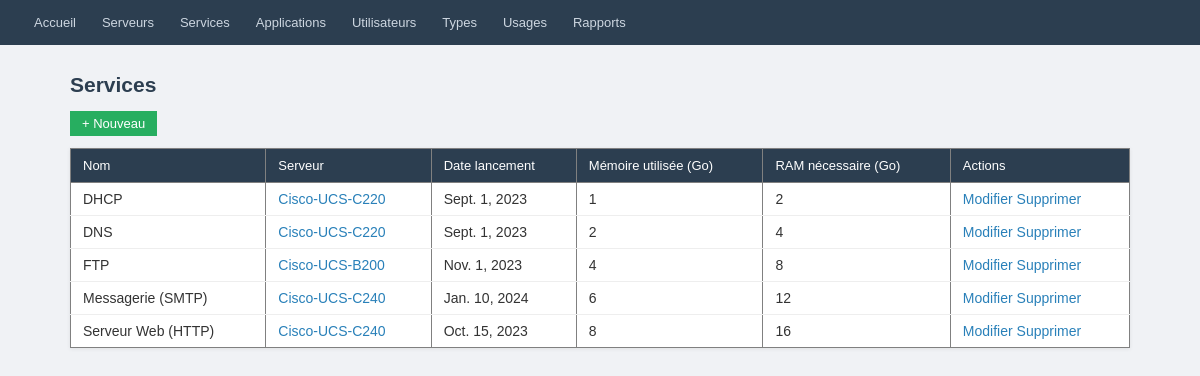
Page /services/ on the committed database.
### inventory/models.py (models this page shows, shortened)
class Service(models.Model):
    nom_service             = models.CharField(max_length=100, unique=True)
    date_lancement          = models.DateField()
    espace_memoire_utilise  = models.PositiveIntegerField()
    memoire_vive_necessaire = models.PositiveIntegerField()
    serveur                 = models.ForeignKey(
                                  Serveur,
                                  on_delete=models.PROTECT,
                                  related_name='services'
                              )
    class Meta:
        ordering = ['nom_service']
        db_table = 'service'

class Serveur(models.Model):
    nom               = models.CharField(max_length=100, unique=True)
    type_serveur      = models.ForeignKey(
                            TypeServeur,
                            on_delete=models.PROTECT,
                            related_name='serveurs'
                        )
    nombre_processeur = models.PositiveIntegerField()
    capacite_memoire  = models.PositiveIntegerField()
    capacite_stockage = models.PositiveIntegerField()
    class Meta:
        ordering = ['nom']
        db_table = 'serveur'
    def __str__(self):
        return self.nom

### inventory/views.py (the view)
# urls.py: path('services/',                    views.service_list,   name='service-list'),
def service_list(request):
    return render(request, 'inventory/service/list.html', {'services': Service.objects.select_related('serveur')})

### inventory/templates/inventory/service/list.html (shortened to what this page needs)
{% extends "inventory/base.html" %}
{% block content %}
<h2>Services</h2>
<a href="{% url 'inventory:service-create' %}">+ Nouveau</a>
<table border="1" cellpadding="5">
  <tr><th>Nom</th><th>Serveur</th><th>Date lancement</th><th>Mémoire utilisée (Go)</th><th>RAM nécessaire (Go)</th><th>Actions</th></tr>
  {% for svc in services %}
  <tr>
    <td>{{ svc.nom_service }}</td>
    <td><a href="{% url 'inventory:server-detail' svc.serveur.pk %}">{{ svc.serveur }}</a></td>
    <td>{{ svc.date_lancement }}</td>
    <td>{{ svc.espace_memoire_utilise }}</td>
    <td>{{ svc.memoire_vive_necessaire }}</td>
    <td>
      <a href="{% url 'inventory:service-update' svc.pk %}">Modifier</a>
      <a href="{% url 'inventory:service-delete' svc.pk %}">Supprimer</a>
    </td>
  </tr>
  {% empty %}<tr><td colspan="6">Aucun service.</td></tr>{% endfor %}
</table>
{% endblock %}

### inventory/templates/inventory/base.html (style rules this page uses)
* { box-sizing: border-box; margin: 0; padding: 0; }
body { font-family: Arial, sans-serif; font-size: 14px; background: #f0f2f5; color: #333; }
h1, h2, h3 { margin-bottom: 14px; color: #2c3e50; }
a { color: #2980b9; text-decoration: none; }
a[href*="create"] { display: inline-block; background: #27ae60; color: #fff; padding: 5px 12px; border-radius: 0; margin-bottom: 12px; font-size: 13px; }
table { width: 100%; border-collapse: collapse; background: #fff; box-shadow: 0 1px 4px rgba(0,0,0,0.08); }
th { background: #2c3e50; color: #fff; padding: 9px 12px; text-align: left; font-weight: normal; font-size: 13px; }
td { padding: 8px 12px; border-bottom: 1px solid #eee; }
tr:last-child td { border-bottom: none; }

### rows in the picture
Service: nom_service "DHCP", serveur "Cisco-UCS-C220", date_lancement "Sept. 1, 2023", espace_memoire_utilise "1", memoire_vive_necessaire "2"
Service: nom_service "DNS", serveur "Cisco-UCS-C220", date_lancement "Sept. 1, 2023", espace_memoire_utilise "2", memoire_vive_necessaire "4"
Service: nom_service "FTP", serveur "Cisco-UCS-B200", date_lancement "Nov. 1, 2023", espace_memoire_utilise "4", memoire_vive_necessaire "8"
Service: nom_service "Messagerie (SMTP)", serveur "Cisco-UCS-C240", date_lancement "Jan. 10, 2024", espace_memoire_utilise "6", memoire_vive_necessaire "12"
Service: nom_service "Serveur Web (HTTP)", serveur "Cisco-UCS-C240", date_lancement "Oct. 15, 2023", espace_memoire_utilise "8", memoire_vive_necessaire "16"
